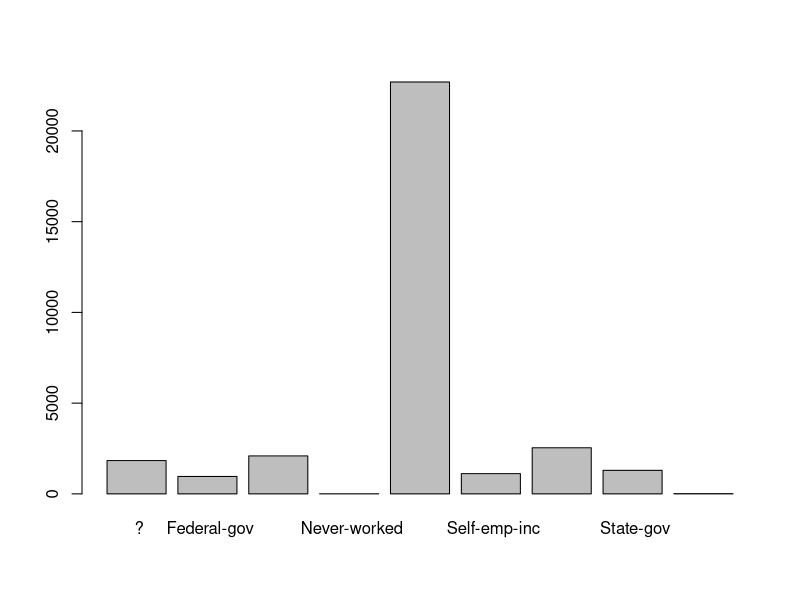
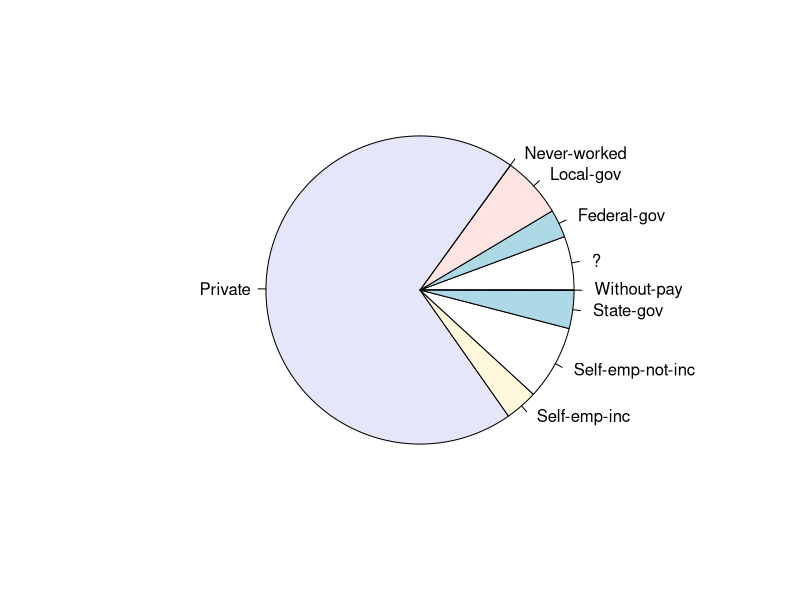
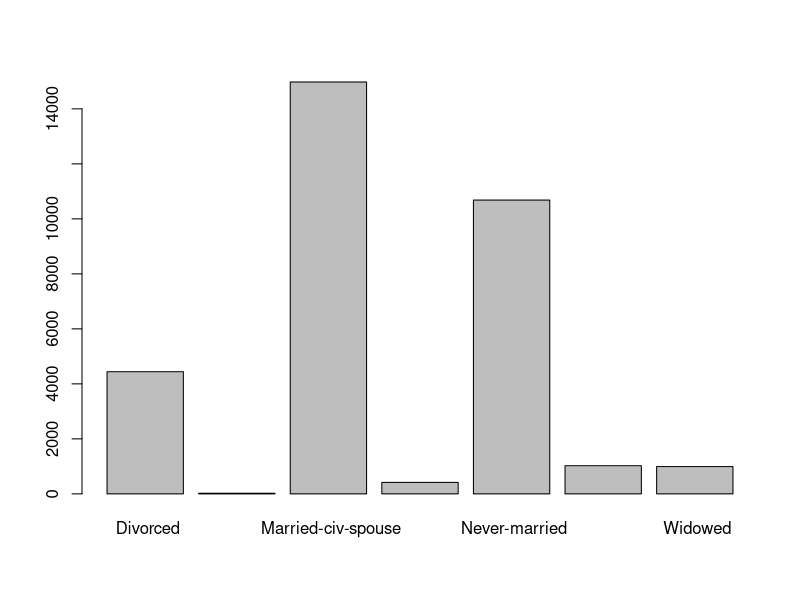
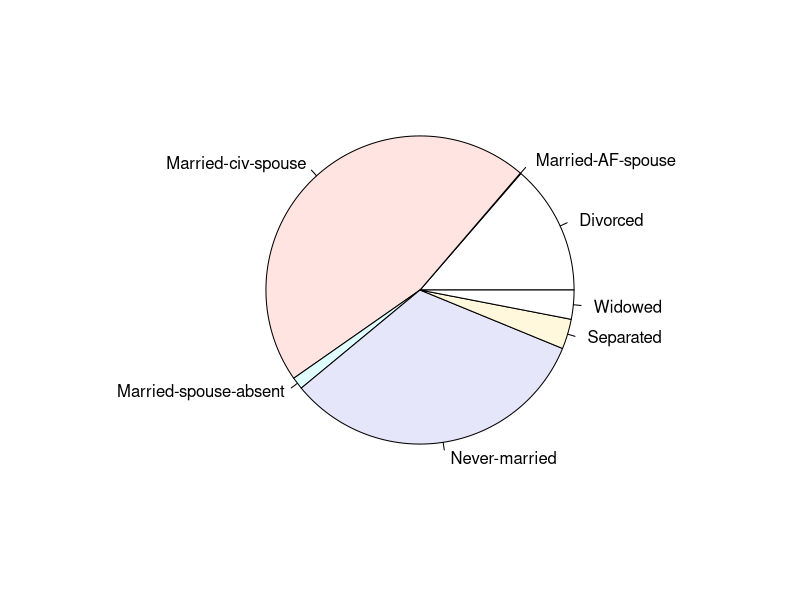
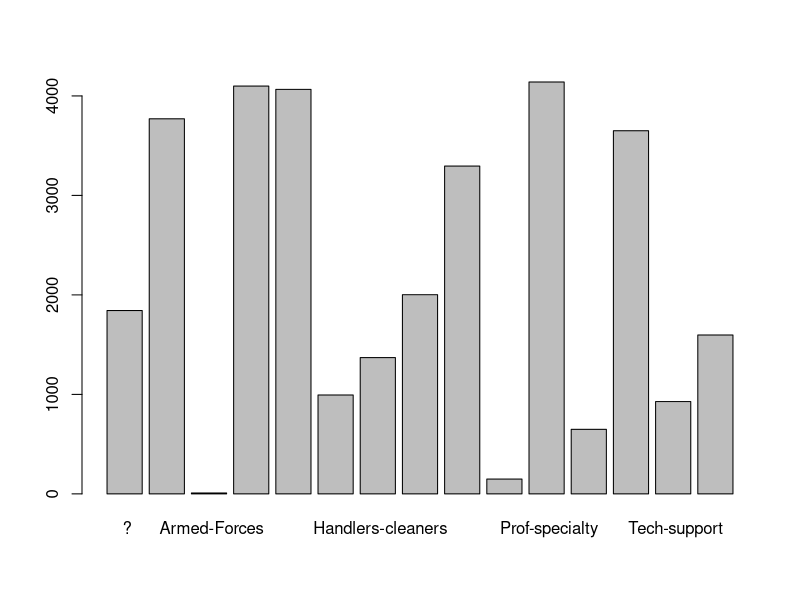
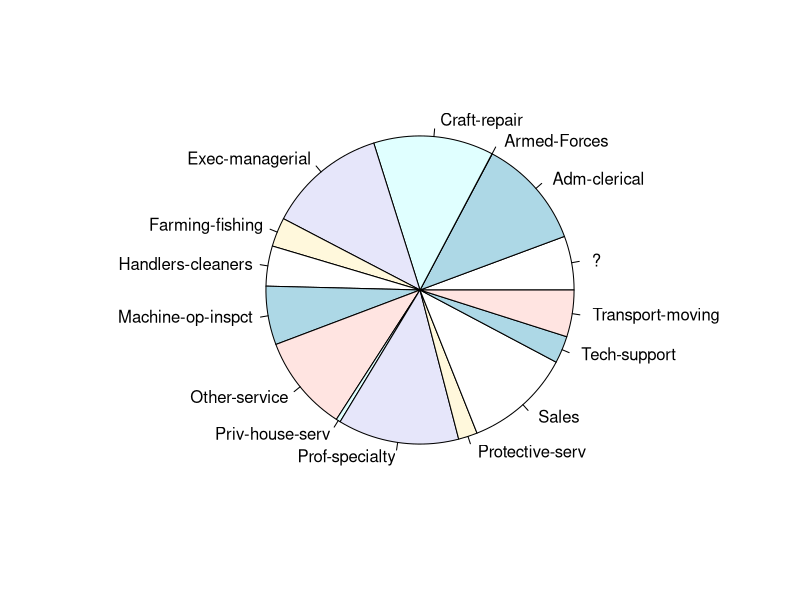
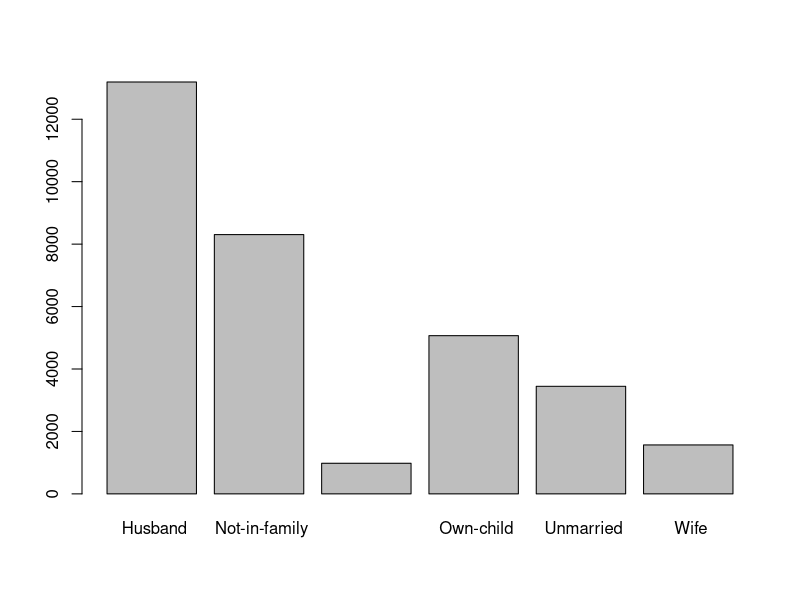
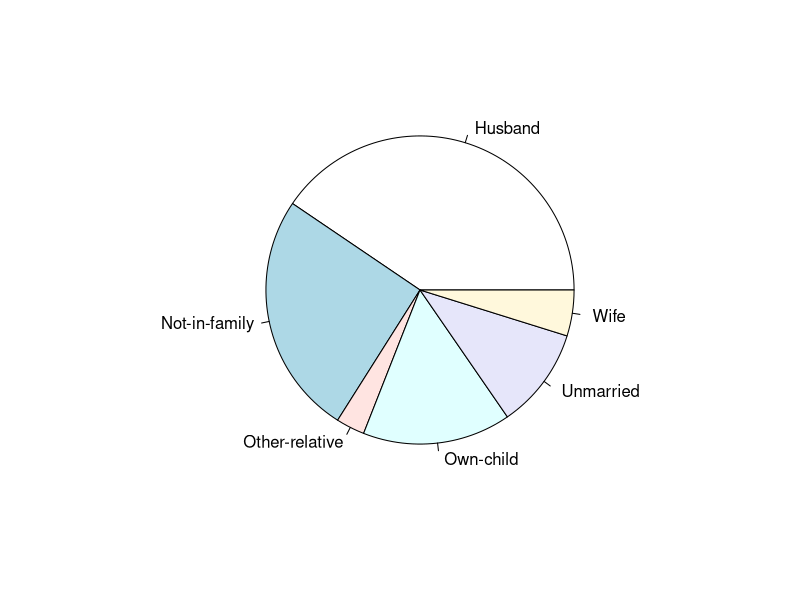

These charts were generated, in order, by the following R code:
# script to non-numeric variables in adult.csv

# reading data
data = read.csv("Lab1/adult.csv")

# workclass ------------------------------------------------------------------------
# scale type : nominal
# ==> better central tendency index (to assymetric distribution): mode
# ==> better measure of dispersion n(to non-numeric variables): top-frequent

workclass = data$workclass

summary(workclass)

workclass_frequencies = round(100*prop.table(table(workclass)),1)
workclass_top_frequent_value = max(workclass_frequencies)

barplot(table(workclass)) # bar chart

pie(table(workclass)) # pie chart

# marital-status -------------------------------------------------------------------
# scale type : nominal
# ==> better central tendency index (to assymetric distribution): mode
# ==> better measure of dispersion n(to non-numeric variables): top-frequent

marital_status = data$marital.status

summary(marital_status)

marital_status_frequencies = round(100*prop.table(table(marital_status)),1)
marital_status_top_frequent_value = max(marital_status_frequencies)

barplot(table(marital_status)) # bar chart

pie(table(marital_status)) # pie chart

# occupation -----------------------------------------------------------------------
# scale type : nominal
# ==> better central tendency index (to assymetric distribution): mode
# ==> better measure of dispersion n(to non-numeric variables): top-frequent

occupation = data$occupation

summary(occupation)

occupation_frequencies = round(100*prop.table(table(occupation)),1)
occupation_top_frequent_value = max(occupation_frequencies)

barplot(table(occupation)) # bar chart

pie(table(occupation)) # pie chart

# relasionship ----------------------------------------------------------------------
# scale type : nominal
# ==> better central tendency index (to assymetric distribution): mode
# ==> better measure of dispersion n(to non-numeric variables): top-frequent

relasionship = data$relasionship

summary(relasionship)

relasionship_frequencies = round(100*prop.table(table(relasionship)),1)
relasionship_top_frequent_value = max(relasionship_frequencies)

barplot(table(relasionship)) # bar chart

pie(table(relasionship)) # pie chart


# race -----------------------------------------------------------------------------
# scale type : nominal
# ==> better central tendency index (to assymetric distribution): mode
# ==> better measure of dispersion n(to non-numeric variables): top-frequent

race = data$race

summary(race)

race_frequencies = round(100*prop.table(table(race)),1)
race_top_frequent_value = max(race_frequencies)

barplot(table(race)) # bar chart

pie(table(race)) # pie chart

# sex ------------------------------------------------------------------------------
# scale type : nominal
# ==> better central tendency index (to assymetric distribution): mode
# ==> better measure of dispersion n(to non-numeric variables): top-frequent

sex = data$sex

summary(sex)

sex_frequencies = round(100*prop.table(table(sex)),1)
sex_top_frequent_value = max(sex_frequencies)

barplot(table(sex)) # bar chart

pie(table(sex)) # pie chart

# native.country --------------------------------------------------------------------
# scale type : nominal
# ==> better central tendency index (to assymetric distribution): mode
# ==> better measure of dispersion n(to non-numeric variables): top-frequent

native_country = data$native.country

summary(native_country)

native_country_frequencies = round(100*prop.table(table(native_country)),1)
native_country_top_frequent_value = max(native_country_frequencies)

barplot(table(native_country)) # bar chart

pie(table(native_country)) # pie chart


# class ----------------------------------------------------------------------------
# scale type : nominal
# ==> better central tendency index (to assymetric distribution): mode
# ==> better measure of dispersion n(to non-numeric variables): top-frequent

class = data$class

summary(class)

class_frequencies = round(100*prop.table(table(class)),1)
class_top_frequent_value = max(class_frequencies)

barplot(table(class)) # bar chart

pie(table(class)) # pie chart


# education -------------------------------------------------------------------------
# scale type : nominal
# ==> better central tendency index (to assymetric distribution): mode
# ==> better measure of dispersion n(to non-numeric variables): top-frequent

education = data$education

summary(education)

education_frequencies = round(100*prop.table(table(education)),1)
education_top_frequent_value = max(education_frequencies)

barplot(table(education)) # bar chart

pie(table(education)) # pie chart